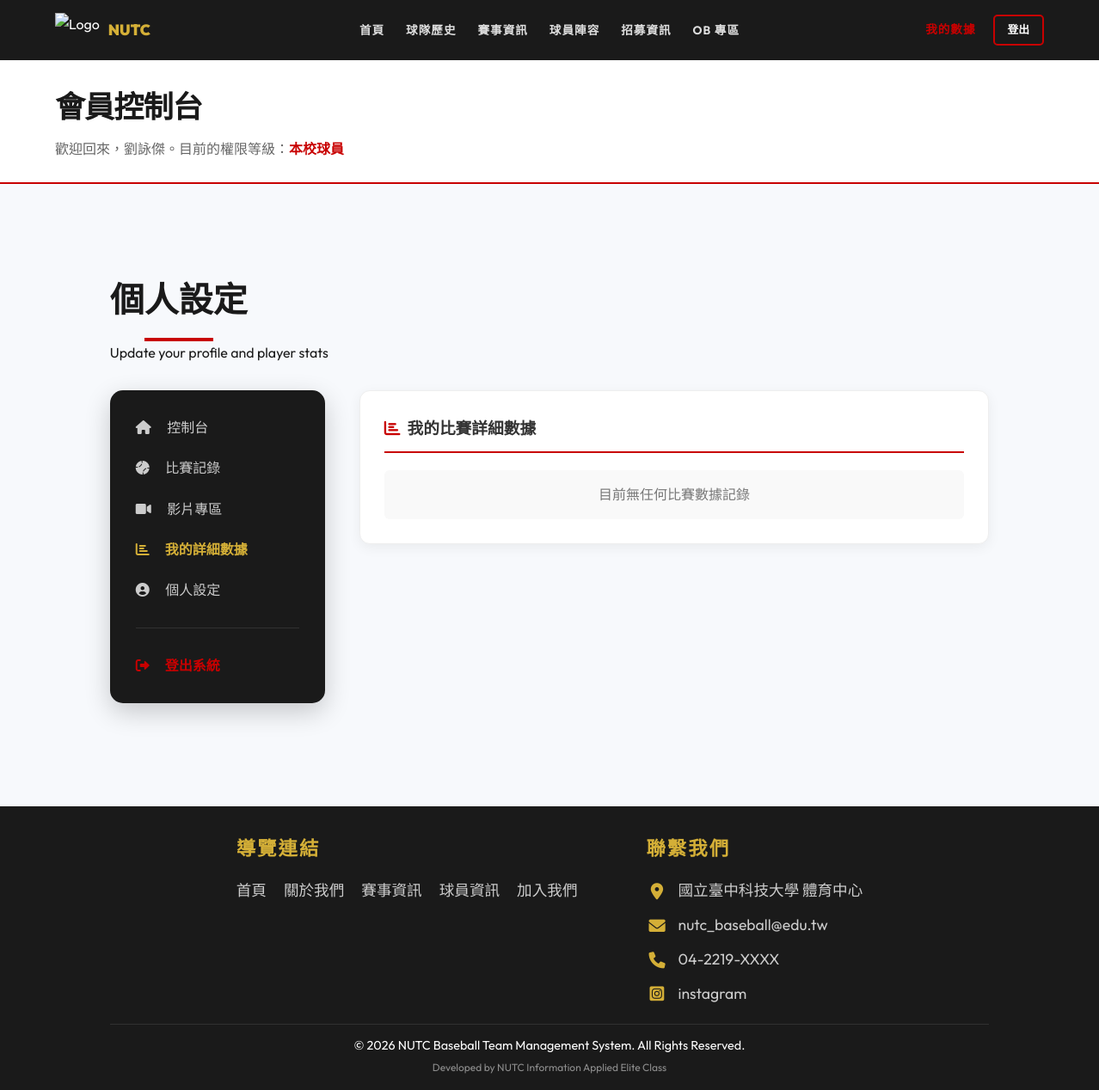
The app's page /member_dashboard.php?tab=my_stats (signed in), older data.
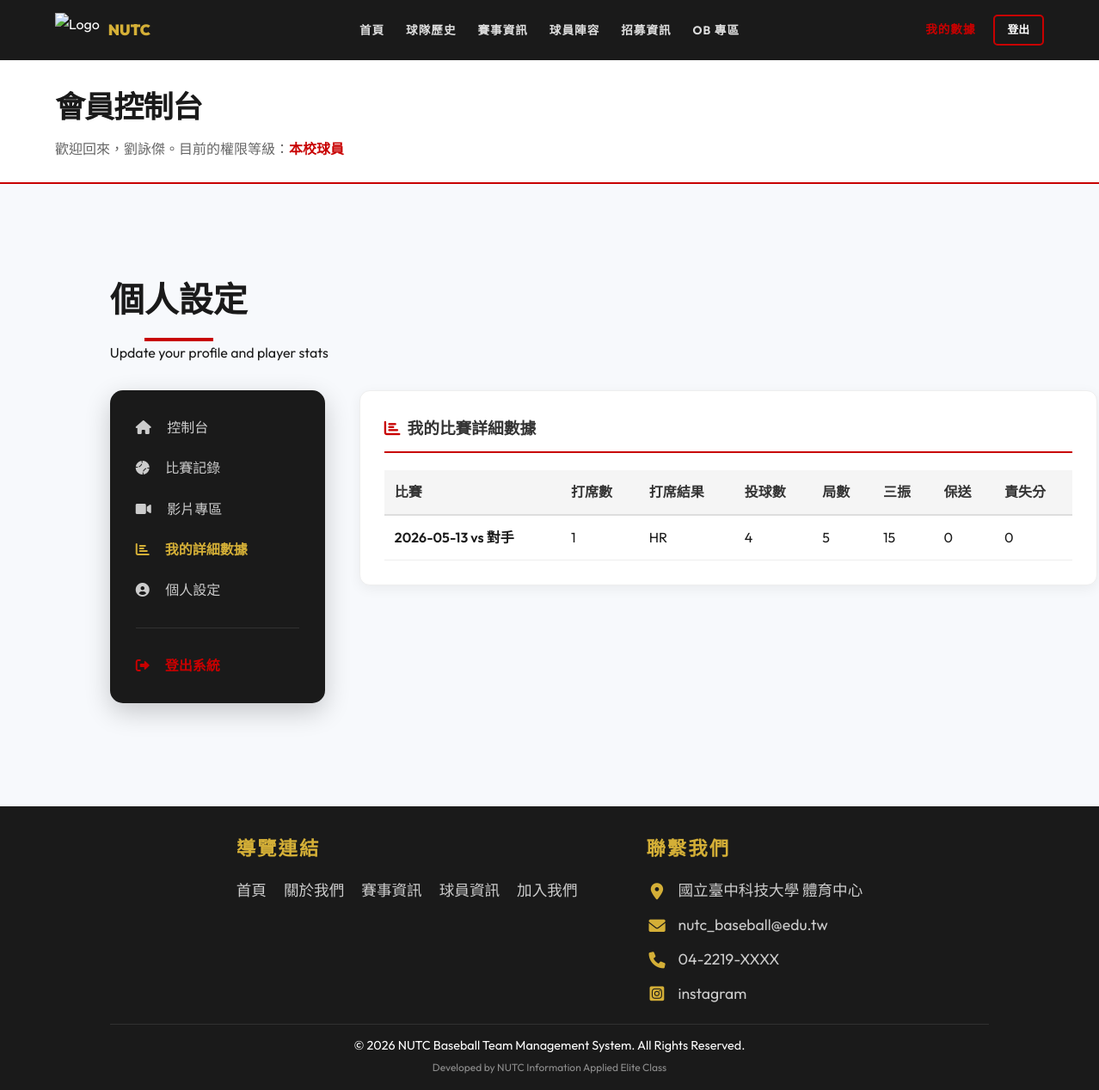
The same page, newer data.
### tables this page shows
CREATE TABLE `contact_us` (
  `id` int(11) NOT NULL,
  `icon_class` varchar(50) NOT NULL,
  `content_text` varchar(255) NOT NULL,
  `link` varchar(255) DEFAULT NULL
);

CREATE TABLE `player_game_details` (
  `id` int(11) NOT NULL,
  `game_id` int(11) NOT NULL,
  `player_id` int(11) NOT NULL,
  `pa_count` int(11) DEFAULT 0,
  `pa_results` text DEFAULT NULL,
  `pitches` int(11) DEFAULT 0,
  `innings` varchar(10) DEFAULT '0',
  `strikeouts` int(11) DEFAULT 0,
  `walks` int(11) DEFAULT 0,
  `earned_runs` int(11) DEFAULT 0
);

CREATE TABLE `game` (
  `Game_id` int(11) NOT NULL COMMENT '比賽識別碼',
  `Team_Id` int(11) NOT NULL COMMENT '關聯 Team.team_Id',
  `game_date` date DEFAULT NULL COMMENT '比賽日期',
  `game_time` time DEFAULT NULL COMMENT '比賽時間 (如: 12:30)',
  `location` varchar(100) DEFAULT NULL COMMENT '比賽地點',
  `opponent` varchar(100) DEFAULT NULL COMMENT '對手學校名稱',
  `result` varchar(10) DEFAULT NULL COMMENT '比賽結果 (如：14 vs 12 勝)'
);

### includes/Database.php (called while the page is built, shortened)
<?php
class Database {
    private $pdo;
    public function __construct() {
        $host = 'localhost';
        $db   = 'baseball_web';
        $user = 'root';
        $pass = '';
        $charset = 'utf8mb4';
        $dsn = "mysql:host=$host;port=3306;dbname=$db;charset=$charset";
        $options = [
            PDO::ATTR_ERRMODE            => PDO::ERRMODE_EXCEPTION,
            PDO::ATTR_DEFAULT_FETCH_MODE => PDO::FETCH_ASSOC,
            PDO::ATTR_EMULATE_PREPARES   => false,
        ];
        try {
            $this->pdo = new PDO($dsn, $user, $pass, $options);
        } catch (\PDOException $e) {
            throw new \PDOException($e->getMessage(), (int)$e->getCode());
        }
    }
    public function getAll($table) {
        $stmt = $this->pdo->query("SELECT * FROM `$table`");
        return $stmt->fetchAll();
    }
    public function find($table, $key, $value) {
        $stmt = $this->pdo->prepare("SELECT * FROM `$table` WHERE `$key` = ?");
        $stmt->execute([$value]);
        return $stmt->fetch();
    }
}

### includes/config.php (called while the page is built, shortened)
<?php
require_once 'Database.php';
$db = new Database();

### member_dashboard.php (the view, shortened to what the rows shown need)
<?php
require_once 'includes/header.php';
$user = $_SESSION['user'];
$roleMap = ['admin' => '管理員', 'player' => '本校球員', 'ob' => '畢業學長'];
$role = isset($roleMap[$user['role']]) ? $roleMap[$user['role']] : '未知';
$tab = isset($_GET['tab']) ? $_GET['tab'] : 'dashboard';
$playerData = $db->find('player', 'mId', $user['mId']);
?>
<div class="page-header">
    <h1>會員控制台</h1>
</div>
<section>
    <div class="container">
        <?php if ($tab === 'dashboard'): ?>
            <div class="section-title member-section-title">
                <h2>數據概覽</h2>
                <p>Personal Performance Overview</p>
            </div>
            <div style="display:flex; align-items:center; gap:25px; margin-bottom:30px; background:white; padding:20px; border-radius:15px; box-shadow:0 4px 15px rgba(0,0,0,0.05); border:1px solid #eee;">
                <div style="width:100px; height:100px; border-radius:50%; overflow:hidden; border:3px solid var(--primary); flex-shrink:0;">
                    <?php $imgSrc = ($playerData && !empty($playerData['image_path'])) ? htmlspecialchars($playerData['image_path']) : 'assets/images/default-player.png'; ?>
                    <img src="<?= $imgSrc ?>" style="width:100%; height:100%; object-fit:cover;">
                </div>
                <div>
                    <h2 style="margin:0; color:#333; font-size:1.8rem;"><?= htmlspecialchars($user['name']) ?></h2>
                    <p style="margin:5px 0 0; color:#888; font-weight:500;"><i class="fas fa-id-badge"></i> <?= $role ?> | #<?= $playerData ? htmlspecialchars($playerData['jersey_number'] ?? '—') : '—' ?></p>
                </div>
            </div>
        <?php else: ?>
            <div class="section-title member-section-title">
                <h2>個人設定</h2>
            </div>
        <?php endif; ?>
        <div class="member-dashboard-layout">
            <div>
                <?php if ($tab === 'dashboard'): ?>
                <div class="member-stats-grid">
                    <div class="member-stats-card">
                        <h4>背號</h4>
                        <div class="stats-value stats-primary"><?= $playerData ? htmlspecialchars($playerData['jersey_number'] ?? '—') : '—' ?></div>
                    </div>
                    <div class="member-stats-card">
                        <h4>守備位置</h4>
                        <div class="stats-value stats-dark" style="font-size:1.6rem;"><?= $playerData ? htmlspecialchars($playerData['position'] ?? '—') : '—' ?></div>
                    </div>
                    <div class="member-stats-card">
                        <h4>身高</h4>
                        <div class="stats-value stats-secondary"><?= $playerData && $playerData['height'] ? $playerData['height'] . '<small style="font-size:1rem;"> cm</small>' : '—' ?></div>
                    </div>
                    <div class="member-stats-card">
                        <h4>體重</h4>
                        <div class="stats-value stats-black"><?= $playerData && $playerData['weight'] ? $playerData['weight'] . '<small style="font-size:1rem;"> kg</small>' : '—' ?></div>
                    </div>
                    <?php if ($playerData && $playerData['pitching_speed']): ?>
                    <div class="member-stats-card">
                        <h4>球速</h4>
                        <div class="stats-value stats-primary"><?= $playerData['pitching_speed'] ?><small style="font-size:1rem;"> km/h</small></div>
                    </div>
                    <?php endif; ?>
                </div>
                <?php if (!$playerData): ?>
                <div style="background:#fff8e1; border-left:4px solid var(--secondary); padding:15px 20px; border-radius:8px; margin-top:10px; color:#555;">
                    <i class="fas fa-info-circle" style="color:var(--secondary); margin-right:8px;"></i>
                    尚未設定個人數據，前往 <a href="member_dashboard.php?tab=settings" style="color:var(--primary); font-weight:700;">個人設定</a> 填寫。
                </div>
                <?php endif; ?>
                <?php elseif ($tab === 'my_stats'): ?>
                <div style="background:#fff; border-radius:12px; padding:28px; box-shadow:0 4px 15px rgba(0,0,0,0.06); border:1px solid #eee;">
                    <?php
                    if ($playerData) {
                        $myStats = array_filter($db->getAll('player_game_details'), function($s) use ($playerData) {
                            return $s['player_id'] == $playerData['Player_id'];
                        });
                    } else {
                        $myStats = [];
                    }
                    ?>
                    <?php if (!$playerData): ?>
                        <div style="padding:15px; background:#fff8e1; border-left:4px solid var(--secondary); border-radius:6px; color:#555;">請先在「個人設定」中建立球員數據。</div>
                    <?php elseif (empty($myStats)): ?>
                        <div style="padding:15px; background:#f9f9f9; border-radius:6px; text-align:center; color:#777;">目前無任何比賽數據記錄</div>
                    <?php else:
                        $games = $db->getAll('game');
                        function getGameName($gid, $games) {
                            foreach($games as $g) {
                                if($g['Game_id'] == $gid) return $g['game_date'] . ' vs ' . $g['opponent'];
                            }
                            return '未知比賽';
                        }
                    ?>
                        <div style="overflow-x:auto;">
                            <table style="width:100%; border-collapse:collapse; text-align:left; min-width:800px;">
                                <thead style="background:#f5f5f5; color:#333;">
                                    <tr>
                                        <th style="padding:12px; border-bottom:2px solid #ddd;">比賽</th>
                                        <th style="padding:12px; border-bottom:2px solid #ddd;">打席數</th>
                                        <th style="padding:12px; border-bottom:2px solid #ddd;">打席結果</th>
                                        <th style="padding:12px; border-bottom:2px solid #ddd;">投球數</th>
                                        <th style="padding:12px; border-bottom:2px solid #ddd;">局數</th>
                                        <th style="padding:12px; border-bottom:2px solid #ddd;">三振</th>
                                        <th style="padding:12px; border-bottom:2px solid #ddd;">保送</th>
                                        <th style="padding:12px; border-bottom:2px solid #ddd;">責失分</th>
                                    </tr>
                                </thead>
                                <tbody>
                                    <?php foreach($myStats as $s): ?>
                                    <tr style="border-bottom:1px solid #eee;">
                                        <td style="padding:12px; font-weight:600;"><?= htmlspecialchars(getGameName($s['game_id'], $games)) ?></td>
                                        <td style="padding:12px;"><?= $s['pa_count'] ?></td>
                                        <td style="padding:12px;"><?= htmlspecialchars($s['pa_results']) ?></td>
                                        <td style="padding:12px;"><?= $s['pitches'] ?></td>
                                        <td style="padding:12px;"><?= htmlspecialchars($s['innings']) ?></td>
                                        <td style="padding:12px;"><?= $s['strikeouts'] ?></td>
                                        <td style="padding:12px;"><?= $s['walks'] ?></td>
                                        <td style="padding:12px;"><?= $s['earned_runs'] ?></td>
                                    </tr>
                                    <?php endforeach; ?>
                                </tbody>
                            </table>
                        </div>
                    <?php endif; ?>
                </div>
                <?php endif; ?>
            </div>
        </div>
    </div>
</section>
<?php require_once 'includes/footer.php'; ?>

### includes/footer.php (shortened to what the rows shown need)
<?php
$contactInfos = $db->getAll('contact_us');
?>
<footer>
    <div class="footer-content" style="display: flex; justify-content: center; align-items: flex-start; gap: 80px; max-width: 900px; margin: 0 auto; margin-bottom: 20px;">
        <div class="footer-section">
            <div style="display: flex; flex-direction: column; gap: 10px;">
                <?php if (empty($contactInfos)): ?>
                    <p style="color: #888;">尚未設定聯絡資訊</p>
                <?php else: ?>
                    <?php foreach ($contactInfos as $c): ?>
                        <p style="margin: 0; font-size: 1.1rem; color: #ccc; display: flex; align-items: center; gap: 12px;">
                            <i class="<?= htmlspecialchars($c['icon_class']) ?>" style="color: var(--secondary); font-size: 1.2rem; width: 25px; text-align: center;"></i>
                            <?php if (!empty($c['link'])): ?>
                                <a href="<?= htmlspecialchars($c['link']) ?>" target="_blank" style="color: #ccc; text-decoration: none; transition: color 0.3s;"><?= htmlspecialchars($c['content_text']) ?></a>
                            <?php else: ?>
                                <span><?= htmlspecialchars($c['content_text']) ?></span>
                            <?php endif; ?>
                        </p>
                    <?php endforeach; ?>
                <?php endif; ?>
            </div>
        </div>
    </div>
</footer>
</body>
</html>

Row changes from the older to the newer data that the page shows:
added player_game_details: game.opponent "2026-05-13 vs 對手", pa_count "1", pa_results "HR", pitches "4", innings "5", strikeouts "15", walks "0", earned_runs "0"
Text that changed along with them:
text no longer shown: "目前無任何比賽數據記錄"
text now shown: "比賽 打席數 打席結果 投球數 局數 三振 保送 責失分"
